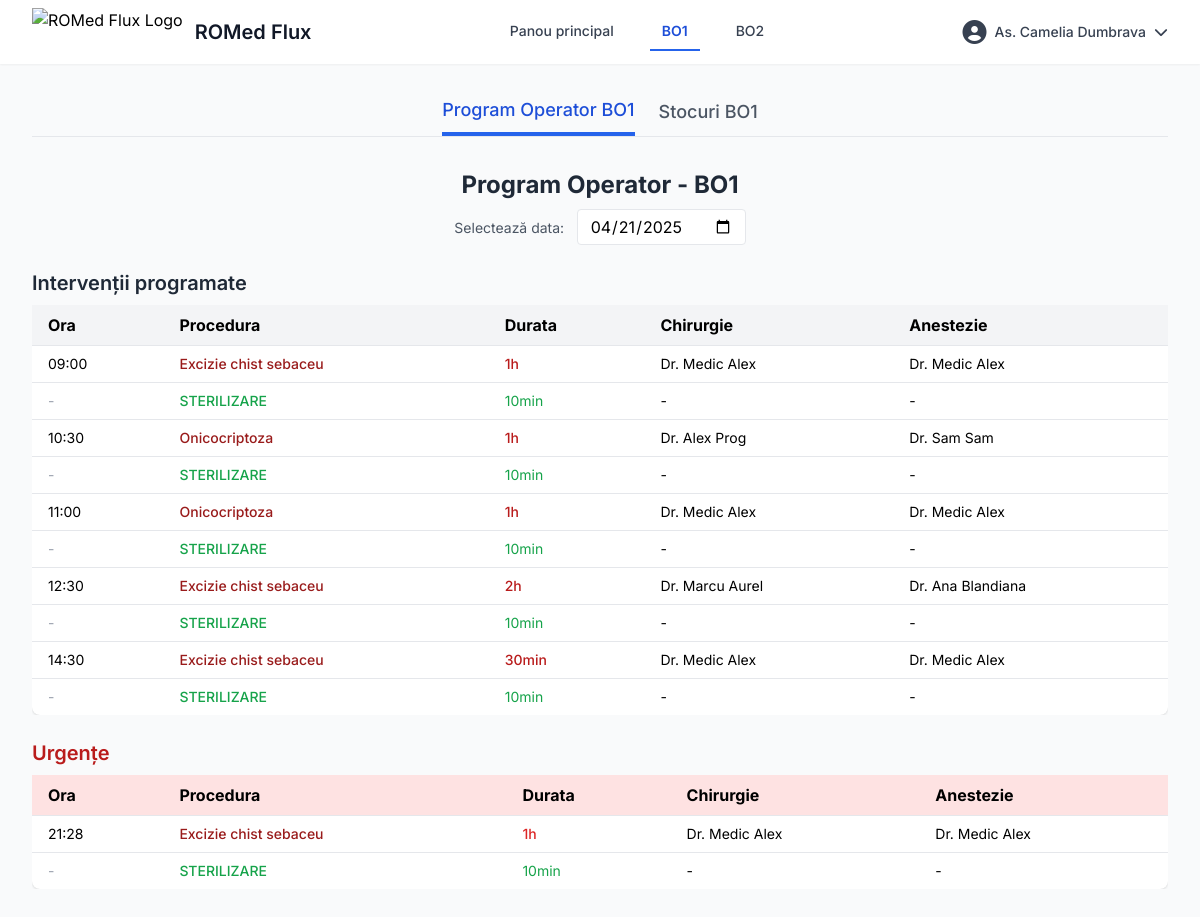
The page /bo1.php?data=2025-04-21 (signed in) on the database its author committed.
### tables this page shows
CREATE TABLE `programari_bo1` (
  `id` int(11) NOT NULL,
  `data` date NOT NULL,
  `ora` time NOT NULL,
  `procedura` text NOT NULL,
  `durata` varchar(20) DEFAULT NULL,
  `chirurgie` varchar(100) DEFAULT NULL,
  `anestezie` varchar(100) DEFAULT NULL,
  `tip` enum('programata','urgenta') DEFAULT 'programata',
  `created_at` timestamp NOT NULL DEFAULT current_timestamp()
);

### bo1_program_operator.php (shortened to what this page needs)
<section x-show="tab === 'program'" x-transition>
    <div class="text-center mb-6">
        <h1 class="text-2xl font-bold text-gray-800 mb-2">Program Operator - BO1</h1>
        <form method="GET" class="inline-block">
            <label class="mr-2 text-sm text-gray-600">Selectează data:</label>
            <input type="date" name="data" value="<?= htmlspecialchars($data_selectata) ?>"
                class="border px-3 py-1 rounded" onchange="this.form.submit()">
        </form>
    </div>
    <h2 class="text-xl font-semibold text-gray-800 mb-2">Intervenții programate</h2>
    <div class="overflow-x-auto mb-6">
        <table class="min-w-full bg-white shadow rounded-lg">
            <thead class="bg-gray-100 text-left">
                <tr>
                    <th class="px-4 py-2">Ora</th>
                    <th class="px-4 py-2">Procedura</th>
                    <th class="px-4 py-2">Durata</th>
                    <th class="px-4 py-2">Chirurgie</th>
                    <th class="px-4 py-2">Anestezie</th>
                </tr>
            </thead>
            <tbody>
                <?php foreach ($programari_programate as $p): ?>
                    <tr class="border-t">
                        <td class="px-4 py-2 text-sm"><?= htmlspecialchars(substr($p['ora'], 0, 5)) ?></td>
                        <td class="px-4 py-2 text-sm text-red-800 font-medium"><?= htmlspecialchars($p['procedura']) ?>
                        </td>
                        <td class="px-4 py-2 text-sm text-red-700 font-medium"><?= htmlspecialchars($p['durata']) ?></td>
                        <td class="px-4 py-2 text-sm"><?= htmlspecialchars($p['chirurgie']) ?></td>
                        <td class="px-4 py-2 text-sm"><?= htmlspecialchars($p['anestezie']) ?></td>
                    </tr>
                    <tr class="border-t">
                        <td class="px-4 py-2 text-sm text-gray-400">-</td>
                        <td class="px-4 py-2 text-sm font-medium text-green-600">STERILIZARE</td>
                        <td class="px-4 py-2 text-sm text-green-600">10min</td>
                        <td class="px-4 py-2 text-sm">-</td>
                        <td class="px-4 py-2 text-sm">-</td>
                    </tr>
                <?php endforeach; ?>
            </tbody>
        </table>
    </div>
    <h2 class="text-xl font-semibold text-red-700 mb-2">Urgențe</h2>
    <div class="overflow-x-auto">
        <table class="min-w-full bg-white shadow rounded-lg">
            <thead class="bg-red-100 text-left">
                <tr>
                    <th class="px-4 py-2">Ora</th>
                    <th class="px-4 py-2">Procedura</th>
                    <th class="px-4 py-2">Durata</th>
                    <th class="px-4 py-2">Chirurgie</th>
                    <th class="px-4 py-2">Anestezie</th>
                </tr>
            </thead>
            <tbody>
                <?php foreach ($programari_urgente as $p): ?>
                    <tr class="border-t">
                        <td class="px-4 py-2 text-sm"><?= htmlspecialchars(substr($p['ora'], 0, 5)) ?></td>
                        <td class="px-4 py-2 text-sm text-red-800 font-medium"><?= htmlspecialchars($p['procedura']) ?>
                        </td>
                        <td class="px-4 py-2 text-sm text-red-600 font-medium"><?= htmlspecialchars($p['durata']) ?></td>
                        <td class="px-4 py-2 text-sm"><?= htmlspecialchars($p['chirurgie']) ?></td>
                        <td class="px-4 py-2 text-sm"><?= htmlspecialchars($p['anestezie']) ?></td>
                    </tr>
                    <tr class="border-t">
                        <td class="px-4 py-2 text-sm text-gray-400">-</td>
                        <td class="px-4 py-2 text-sm font-medium text-green-600">STERILIZARE</td>
                        <td class="px-4 py-2 text-sm text-green-600">10min</td>
                        <td class="px-4 py-2 text-sm">-</td>
                        <td class="px-4 py-2 text-sm">-</td>
                    </tr>
                <?php endforeach; ?>
            </tbody>
        </table>
    </div>
</section>

### rows shown on the page
programari_bo1: ora "09:00", procedura "Excizie chist sebaceu", durata "1h", chirurgie "Dr. Medic Alex", anestezie "Dr. Medic Alex"
programari_bo1: ora "10:30", procedura "Onicocriptoza", durata "1h", chirurgie "Dr. Alex Prog", anestezie "Dr. Sam Sam"
programari_bo1: ora "11:00", procedura "Onicocriptoza", durata "1h", chirurgie "Dr. Medic Alex", anestezie "Dr. Medic Alex"
programari_bo1: ora "12:30", procedura "Excizie chist sebaceu", durata "2h", chirurgie "Dr. Marcu Aurel", anestezie "Dr. Ana Blandiana"
programari_bo1: ora "14:30", procedura "Excizie chist sebaceu", durata "30min", chirurgie "Dr. Medic Alex", anestezie "Dr. Medic Alex"
programari_bo1: ora "21:28", procedura "Excizie chist sebaceu", durata "1h", chirurgie "Dr. Medic Alex", anestezie "Dr. Medic Alex"

### other values the page prints
getDisplayName($_SESSION) "As. Camelia Dumbrava"
